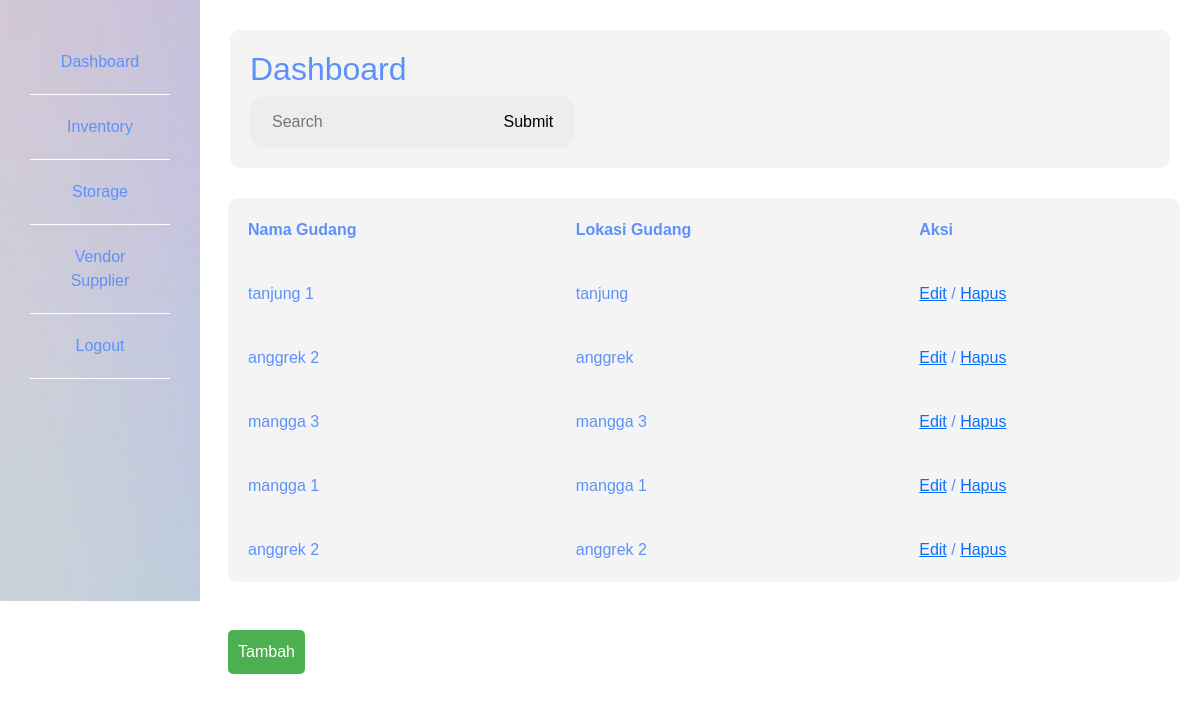
/admin/storage.php, run on the app's committed database.
### tables this page shows
CREATE TABLE `storage_unit` (
  `nama_gudang` varchar(100) NOT NULL,
  `lokasi_gudang` varchar(100) NOT NULL,
  `id_storage` int(5) NOT NULL
);

### admin/storage.php (the view, shortened to what this page needs)
<?php
include "header.php";
include "sidebar.php";
?>
<!DOCTYPE html>
<html lang="en">
<head>
</head>
<body>
    <table border="1">
        <tr>
            <th>Nama Gudang</th>
            <th>Lokasi Gudang</th>
            <th>Aksi</th>
        </tr>
        <?php
        include "koneksi.php";
        $dbuser = "SELECT*FROM storage_unit";
        $hasil_dbuser = mysqli_query($koneksi, $dbuser);
        while($data = mysqli_fetch_assoc($hasil_dbuser)){
            echo "<tr>";
            echo "<td>$data[nama_gudang]</td>";
            echo "<td>$data[lokasi_gudang]</td>";
            echo "<td>
                  <a href='edit_storage.php?id=". $data['id_storage'] ."' class='action-btn'>Edit</a>
                /  <a href='hapus_storage.php?id=". $data['id_storage'] ."' class='action-btn'>Hapus</a>
                </td>";
            echo "</tr>";
        }
        ?>
    </table>
    <br></br>
    <a href="tambah_storage.php" style="display: inline-block; margin-bottom: 10px; padding: 10px;
    background-color: #4CAF50; color: white; text-decoration: none; border-radius: 5px; margin-left: 228px;">Tambah</a>
</body>
</html>

### admin/dashboard.css (style rules this page uses)
* { margin: 0; padding: 0; border: none; outline: none; box-sizing: border-box; font-family: 'Poppins' , sans-serif; }
table { width: calc(100% - 248px); margin-left: 228px; background-color: #f4f4f4; border-radius: 10px; border-collapse: collapse; }
th, td { padding: 20px; box-sizing: border-box; margin-left: 210px; text-align: left; color: rgb(94, 145, 248); }
tr { padding: 30px; box-sizing: border-box; margin-left: 215px; }

### data on the page
storage_unit: nama_gudang "tanjung 1", lokasi_gudang "tanjung"
storage_unit: nama_gudang "anggrek 2", lokasi_gudang "anggrek"
storage_unit: nama_gudang "mangga 3", lokasi_gudang "mangga 3"
storage_unit: nama_gudang "mangga 1", lokasi_gudang "mangga 1"
storage_unit: nama_gudang "anggrek 2", lokasi_gudang "anggrek 2"
